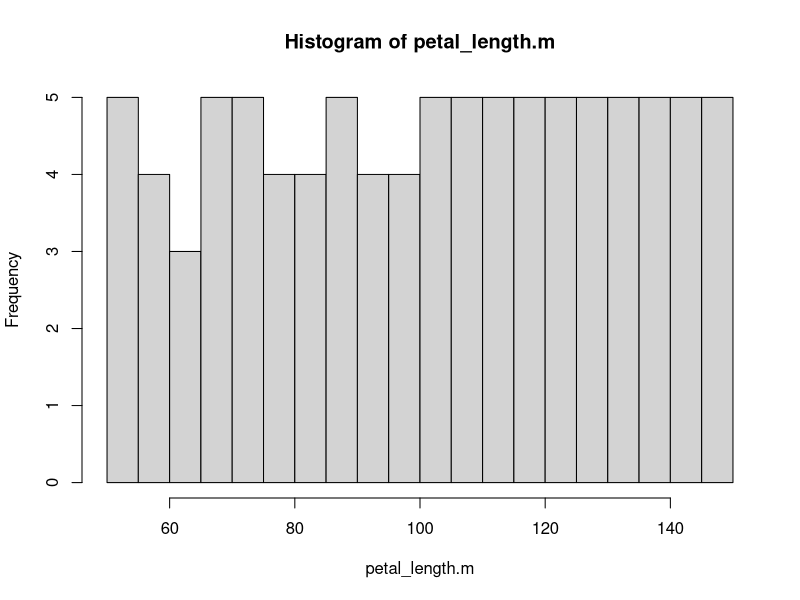
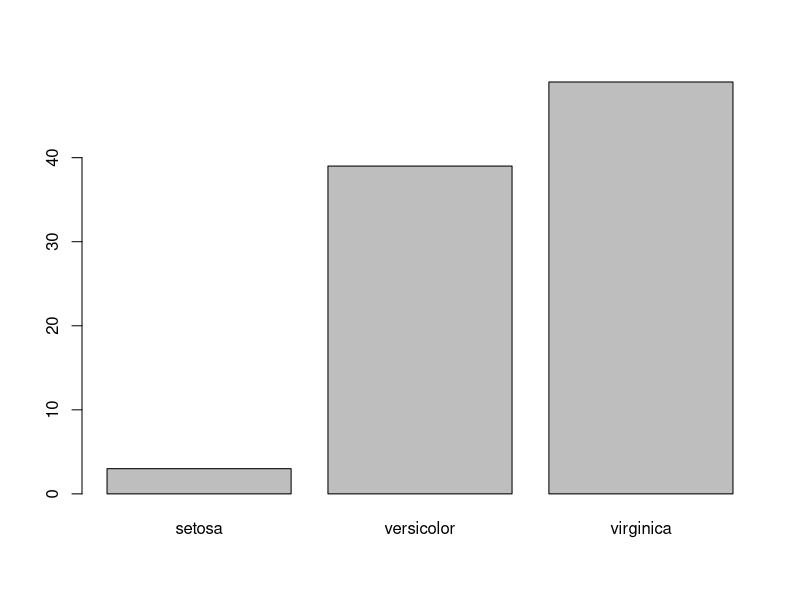
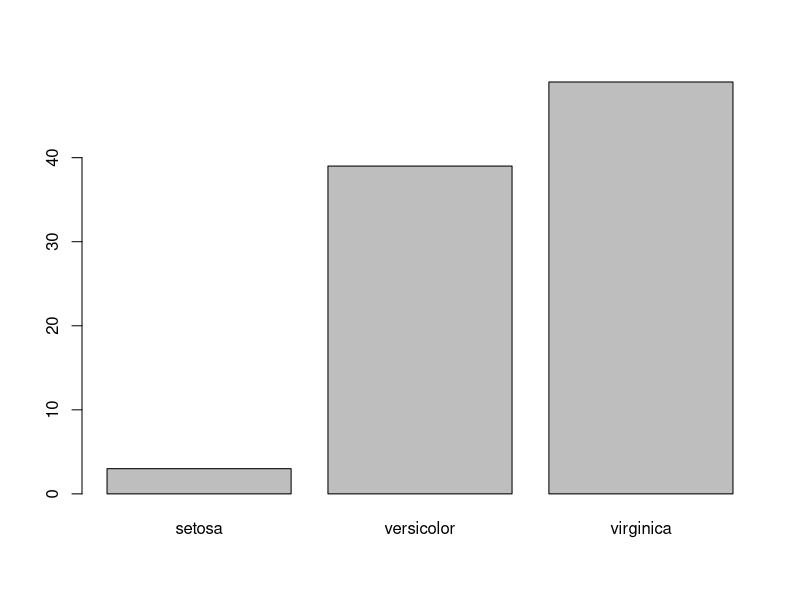

Generate these figures, in order, with R:
################################################################################
#     Principles and practice of large scale data analysis using R - 2022      #
#------------------------------------------------------------------------------#
# EXERCISE 2    26st December 2023                                             #
# Deadline: 2th January 2024 - 11:59 pm                                  
                                                    
################################################################################

### NOTES ######################################################################

# Write your code instead of the lines "YOUR_CODE" 

# PLEASE DO NOT REMOVE THE COMMENTED LINES WITH INSTRUCTIONS

# Output plots are not required to have the same appearance as the examples

### TASKS ######################################################################

# 1. Iris dataset

# 1.0. Read in the file "iris_dataset.txt" using read.table() in a variable `iris`
# It is the same file as used in the lectures. You can either download it from the google drive
# or the moodle (section 'DATASETS')
df <- read.csv("Exercises/Ex3/iris_dataset.txt", sep = "\t")

# 1.1.  Print a summary of the iris dataset
summary(df)

# 1.2   Print the class of each column in the iris data frame

#Option1:
str(df)

#Option2:
for (i in 1:ncol(df)) {
   print(class(df[[i]]))
}

# 1.3.  Create a vector "petal_length" that contains the values
#       of the column Petal.Length of iris
petal_length <- df[,"petlen"]

# 1.3.  Print how many elements in the column petal_length are: 
# - bigger or equal to 6
print(sum(petal_length>=6))

# - between 2 and 5 (not including 2 and 5)
print(sum(petal_length>2 & petal_length<5))

# - under 2 or above 5 (not including 2 and 5)
print(sum(petal_length<2 & petal_length>5))

# - bigger than the median of the column 
print(sum(petal_length>median(petal_length)))

#simple visualization
#hist(petal_length, abline(v=median(petal_length)))


# 1.5. Create a vector `petal_length.m` that contains the elements of 
#      petal_length that are greater or equal to the mean of petal_length
petal_length.m <- which(petal_length>mean(petal_length))

# 1.6. Plot histogram of petal_length.m with 20 breaks.(use the function hist())
hist(petal_length.m ,  breaks=20)

# 2. Selecting a subset of a dataframe

# 2.1. convert the column "species" from characters to factors
df$species <- factor(df$species)

# 2.2. Create a subset dataframe `iris.large` containing only the rows with seplen greater than 5.5
#option1:
iris.large <- df[df$seplen >5.5,]

# 2.3. Using "==", create a vector 'sumspecies' containing the number of element for each iris 
# species (column 'species') in the subset dataframe 'iris.large'
# Hint: you can combine with sum()
#option1:
sumspecies <- c()
levelsNmaes <- levels(iris.large$species)
for (i in 1:length(levelsNmaes)) {
   # sumspecies <- append(sumspecies,c(as.character(i),nrow(iris.large[iris.large$species == i,])))
   sumspecies[i] <- sum(iris.large$species == levelsNmaes[i])
   }

#option2:
sumspecies <- c()
for (i in levels(iris.large$species)){
   sumspecies <- append(sumspecies,sum(iris.large$species == i))
}


# Name the elements of the vector 'sumspecies' according to the corresponding species
names(sumspecies) <- levelsNmaes

# 2.5. Plot a barplot of the values of `sumspecies`. Use the argument `names.arg`
#	   to input the species names as labels for the bars.
barplot(sumspecies)

         #option2:
         sumspecies <- table(iris.large$species)
         # simple visualization
         barplot(sumspecies)



#option3:
table(iris.large$species)
#option2:

unique(iris.large$species)
levels(iris.large$species)


sumspecies
